Frame 1 (no input): blank canvas, image omitted
Frame 60 (no input): blank canvas, image omitted
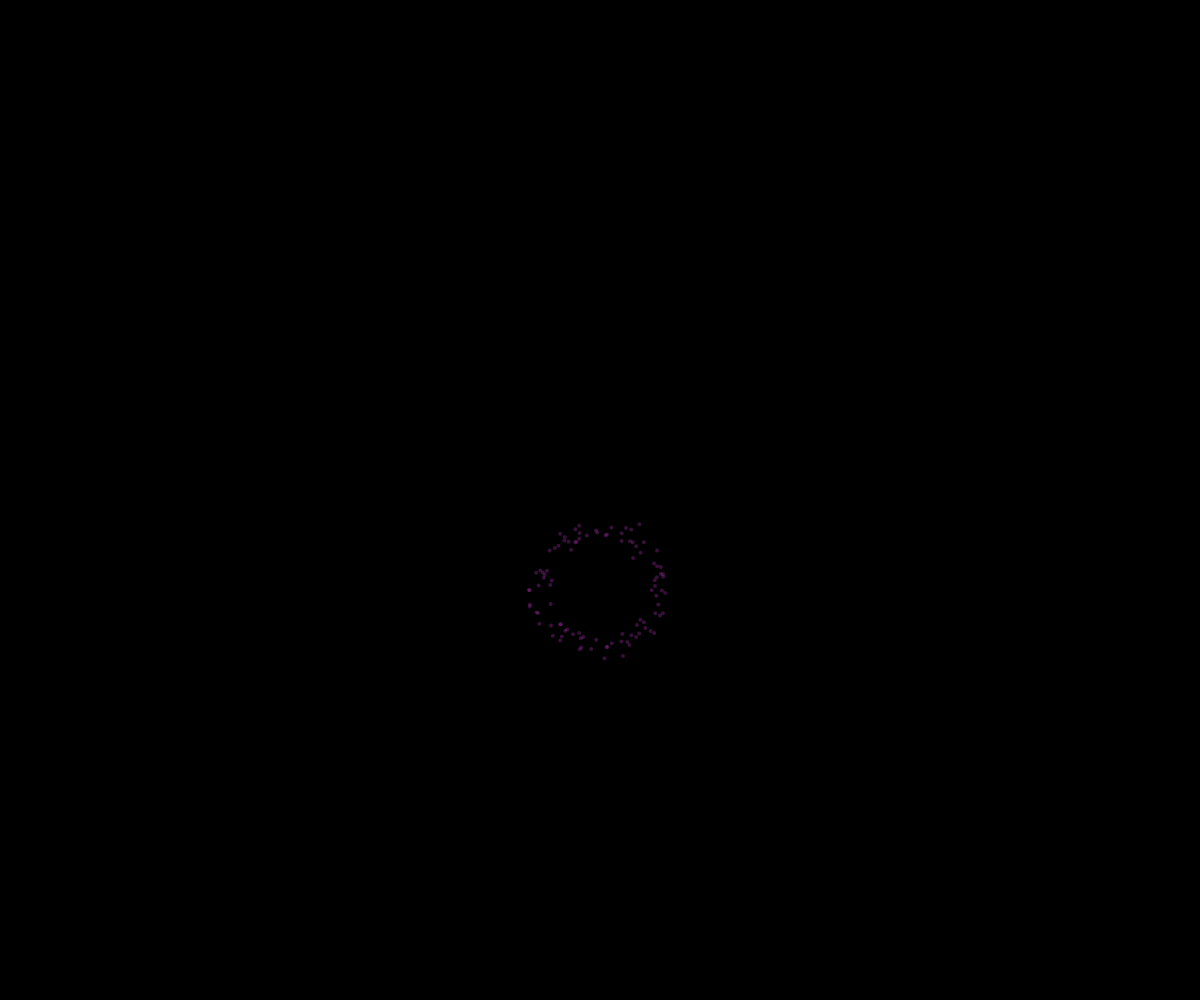
Frame 120 (the mouse pressed at the canvas centre since frame 60)

The p5.js sketch whose frames 1 and 60 were blank and that drew this single picture after the mouse press (run headless with seeded random() and noise() and a simulated clock; from frame 60 on, the mouse is pressed at the canvas centre):

// p5.js sketch
// ── sketch.js
// Firework object demo
// 10/6/2020

let theSparks = [];

function setup() {
  createCanvas(windowWidth, windowHeight);
}

function draw() {
  background(0);

  for (let i=theSparks.length-1; i>=0; i--) {
    if (theSparks[i].isDead()) {
      theSparks.splice(i, 1);
    }
    else {
      theSparks[i].move();
      theSparks[i].display();
    }
  }
}

function mousePressed() {
  spawnSparks(100);
}

function spawnSparks(howManySparks) {
  let r = random(255);
  let g = random(255);
  let b = random(255);
  let theta = 0;
  let angleIncrease = 2*PI/howManySparks;
  for (let i=0; i<howManySparks; i++) {
    let dx = cos(theta) + random(-0.2, 0.2);
    let dy = sin(theta) + random(-0.2, 0.2);
    let someSpark = new Spark(mouseX, mouseY, dx, dy, r, g, b);
    theSparks.push(someSpark);
    theta += angleIncrease;
  }
}


class Spark {
  constructor(x, y, dx, dy, r, g, b) {
    this.x = x;
    this.y = y;
    this.dx = dx;
    this.dy = dy;
    this.r = r;
    this.g = g;
    this.b = b;
    this.alpha = 255;
    this.radius = 2;
    this.gravity = 0.05;
  }

  display() {
    noStroke();
    fill(this.r, this.g, this.b, this.alpha);
    circle(this.x, this.y, this.radius * 2);
  }

  move() {
    this.x += this.dx;
    this.y += this.dy;

    //gravity
    this.dy += this.gravity;

    //slowly fade
    this.alpha -= 3;
  }

  isDead() {
    return this.alpha <= 0;
  }
}
